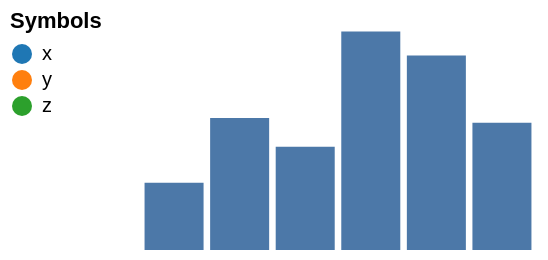

Describe this chart as a Vega-Lite specification.
### Vega specification from a JSON file in a GitHub repository (floating-point values rounded to 4 significant figures)
{"width": 200, "height": 120, "padding": 5, "data": [{"name": "t", "values": [{"a": "Alpha", "b": 28, "c": "x", "d": 1}, {"a": "Bravo", "b": 55, "c": "y", "d": 2}, {"a": "Charlie", "b": 43, "c": "x", "d": 3}, {"a": "Delta", "b": 91, "c": "z", "d": 4}, {"a": "Echo", "b": 81, "c": "y", "d": 5}, {"a": "Foxtrot", "b": 53, "c": "z", "d": 6}]}], "scales": [{"name": "x", "type": "band", "domain": {"data": "t", "field": "a"}, "range": "width", "padding": 0.1}, {"name": "y", "type": "linear", "domain": {"data": "t", "field": "b"}, "range": "height", "nice": true}, {"name": "color", "type": "ordinal", "domain": {"data": "t", "field": "c"}, "range": {"scheme": "category10"}}, {"name": "ramp", "type": "linear", "domain": {"data": "t", "field": "d"}, "range": {"scheme": "blues"}}, {"name": "size", "type": "linear", "domain": {"data": "t", "field": "b"}, "range": [10, 200]}, {"name": "shape", "type": "ordinal", "domain": {"data": "t", "field": "c"}, "range": "symbol"}, {"name": "quant", "type": "quantize", "domain": [0, 100], "range": {"scheme": "greens", "count": 4}}], "marks": [{"type": "rect", "from": {"data": "t"}, "encode": {"enter": {"x": {"scale": "x", "field": "a"}, "width": {"scale": "x", "band": 1}, "y": {"scale": "y", "field": "b"}, "y2": {"scale": "y", "value": 0}}}}], "legends": [{"fill": "color", "title": "Symbols", "orient": "left"}]}
